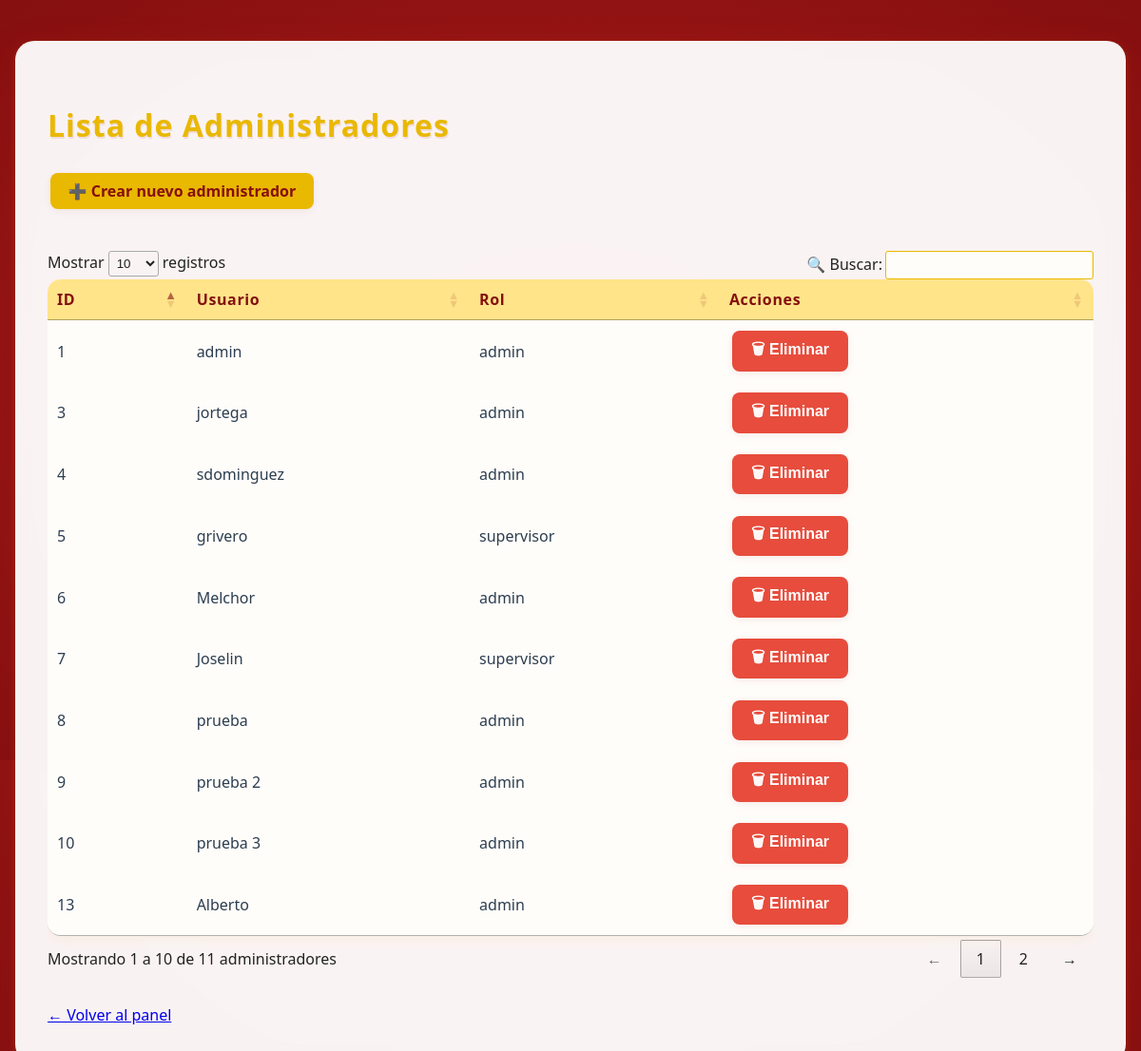
The page /admin/usuarios (signed in) on the database its author committed.
### app/models.py (models this page shows, shortened)
class Admin(db.Model):
    id = db.Column(db.Integer, primary_key=True)
    usuario = db.Column(db.String(80), unique=True, nullable=False)
    password_hash = db.Column(db.String(128), nullable=False)
    rol = db.Column(db.String(20), default='admin')  # 'admin' o 'supervisor'

### app/routes.py (the view)
@app.route('/admin/usuarios')
@requiere_rol('admin')
def lista_administradores():
    if 'admin_id' not in session:
        return redirect(url_for('login'))
    administradores = Admin.query.all()
    return render_template('lista_administradores.html', administradores=administradores)

### app/__init__.py (called while the page is built)
@app.before_request
def mantener_sesion_activa():
    session.permanent = True

### app/routes.py (called while the page is built, shortened)
def requiere_rol(*roles_permitidos):
    def decorator(f):
        @wraps(f)
        def wrapper(*args, **kwargs):
            if 'admin_id' not in session:
                return redirect(url_for('login'))
            rol = session.get('rol')
            if rol not in roles_permitidos:
                flash("No tienes permiso para acceder a esta sección", "error")
                return redirect(url_for('panel_admin'))
            return f(*args, **kwargs)
        return wrapper
    return decorator

@app.before_request
def refrescar_timeout():
    if "admin_id" in session:
        now = datetime.utcnow()
        last = session.get("last_activity", now)
        if hasattr(last, "tzinfo") and last.tzinfo is not None:
            last = last.astimezone(timezone.utc).replace(tzinfo=None)
        session["last_activity"] = now

### app/templates/lista_administradores.html (shortened to what this page needs)
<!DOCTYPE html>
<html lang="es">
<head>
    <link rel="stylesheet" href="{{ url_for('static', filename='css/admin.css') }}">
    <link rel="stylesheet" href="https://cdn.datatables.net/1.13.6/css/jquery.dataTables.min.css">
</head>
<body>
    <div class="admin-contenedor" style="max-width:1100px;">
        <h1>Lista de Administradores</h1>
        <div style="margin-bottom:1.7em;">
            <a href="{{ url_for('crear_admin') }}" class="btn btn-primary">➕ Crear nuevo administrador</a>
        </div>
        <div class="table-responsive">
            <table id="tabla-admins">
                <thead>
                    <tr>
                        <th>ID</th>
                        <th>Usuario</th>
                        <th>Rol</th>
                        <th>Acciones</th>
                    </tr>
                </thead>
                <tbody>
                    {% for admin in administradores %}
                    <tr>
                        <td>{{ admin.id }}</td>
                        <td>{{ admin.usuario }}</td>
                        <td>{{ admin.rol }}</td>
                        <td>
                            <form action="{{ url_for('eliminar_administrador', admin_id=admin.id) }}" method="POST" style="display:inline;">
                                <button type="submit" class="btn-danger" onclick="return confirm('¿Seguro que deseas eliminar este administrador?');">
                                    🗑 Eliminar
                                </button>
                            </form>
                        </td>
                    </tr>
                    {% endfor %}
                </tbody>
            </table>
        </div>
        <a href="{{ url_for('panel_admin') }}" class="btn-volver" style="margin-top:1.7em; display:inline-block;">← Volver al panel</a>
    </div>
</body>
</html>

### app/static/css/admin.css (style rules this page uses)
body { font-family: 'Segoe UI', Arial, sans-serif; background: radial-gradient(ellipse at center, #af1c1c 0%, #850f0f 100%); min-height: 100vh; margin: 0; color: #222; position: relative; }
.admin-contenedor { position: relative; z-index: 5; background: rgba(255,255,255,0.93); backdrop-filter: blur(12px); border-radius: 22px; box-shadow: 0 8px 32px 0 #ae1e1a44, 0 2px 8px #e9b80022; max-width: 1250px; margin: 2.7rem auto 2rem auto; padding: 2.5rem 2rem 2.5rem 2rem; }
h1, h2, h3 { color: #e9b800; font-weight: 700; margin-bottom: 0.8rem; letter-spacing: 1px; text-shadow: 1px 2px 0 #850f0f18; }
.table-responsive { overflow-x: auto; }
table { width: 100%; background: #fffdfa; border-radius: 14px; box-shadow: 0 4px 12px #e9b80011; overflow: hidden; margin-top: 1.3em; }
th { background: #ffe48a; color: #850f0f; font-weight: 700; letter-spacing: 0.04em; padding: 13px 8px; }
td { background: #fffdfa; color: #2c3e50; padding: 13px 8px; }
button, .btn, .btn-primary { background-color: #e9b800; color: #850f0f; border: none; padding: 10px 17px; border-radius: 7px; cursor: pointer; font-size: 1rem; font-weight: bold; margin: 0.2em; box-shadow: 0 2px 8px #850f0f15; transition: background 0.19s, color 0.19s, transform 0.13s; }
.btn-danger { background: #e74c3c !important; color: white !important; }
.admin-contenedor { position: relative; z-index: 5; background: rgba(255,255,255,0.95); backdrop-filter: blur(10px); border-radius: 20px; box-shadow: 0 8px 32px 0 #ae1e1a44, 0 2px 8px #e9b80022; max-width: 1100px; margin: 2.7rem auto 2.2rem auto; padding: 2.4rem 2.1rem 2.5rem 2.1rem; }
.btn-primary { background: #e9b800; color: #850f0f; font-weight: bold; padding: 0.48em 1.15em; border-radius: 8px; text-decoration: none; box-shadow: 0 2px 8px #850f0f11; transition: background 0.18s, color 0.18s, transform 0.13s; border: none; display: inline-block; margin-bottom: 1.1em; }
h1, h2 { color: #e9b800; font-weight: 700; margin-top: 0.9em; margin-bottom: 0.8em; letter-spacing: 1px; text-shadow: 1px 2px 0 #850f0f18; }
.btn-danger { background: #e74c3c !important; color: white !important; padding: 0.48em 1.07em !important; border-radius: 8px !important; border: none; font-weight: bold; font-size: 1em; cursor: pointer; transition: background 0.15s, color 0.15s; }
.btn-danger { background: #e74c3c !important; color: white !important; padding: 0.48em 1.25em !important; border-radius: 8px !important; border: none; font-weight: bold; font-size: 1em; cursor: pointer; transition: background 0.15s, color 0.15s; display: inline-flex; align-items: center; gap: 0.5em; }
.btn-primary { background: #e9b800; color: #850f0f; font-weight: bold; padding: 0.48em 1.15em; border-radius: 8px; text-decoration: none; box-shadow: 0 2px 8px #850f0f11; transition: background 0.18s, color 0.18s, transform 0.13s; border: none; display: inline-block; }

### rows shown on the page
Admin: id "1", usuario "admin", rol "admin"
Admin: id "3", usuario "jortega", rol "admin"
Admin: id "4", usuario "sdominguez", rol "admin"
Admin: id "5", usuario "grivero", rol "supervisor"
Admin: id "6", usuario "Melchor", rol "admin"
Admin: id "7", usuario "Joselin", rol "supervisor"
Admin: id "8", usuario "prueba", rol "admin"
Admin: id "9", usuario "prueba 2", rol "admin"
Admin: id "10", usuario "prueba 3", rol "admin"
Admin: id "13", usuario "Alberto", rol "admin"
